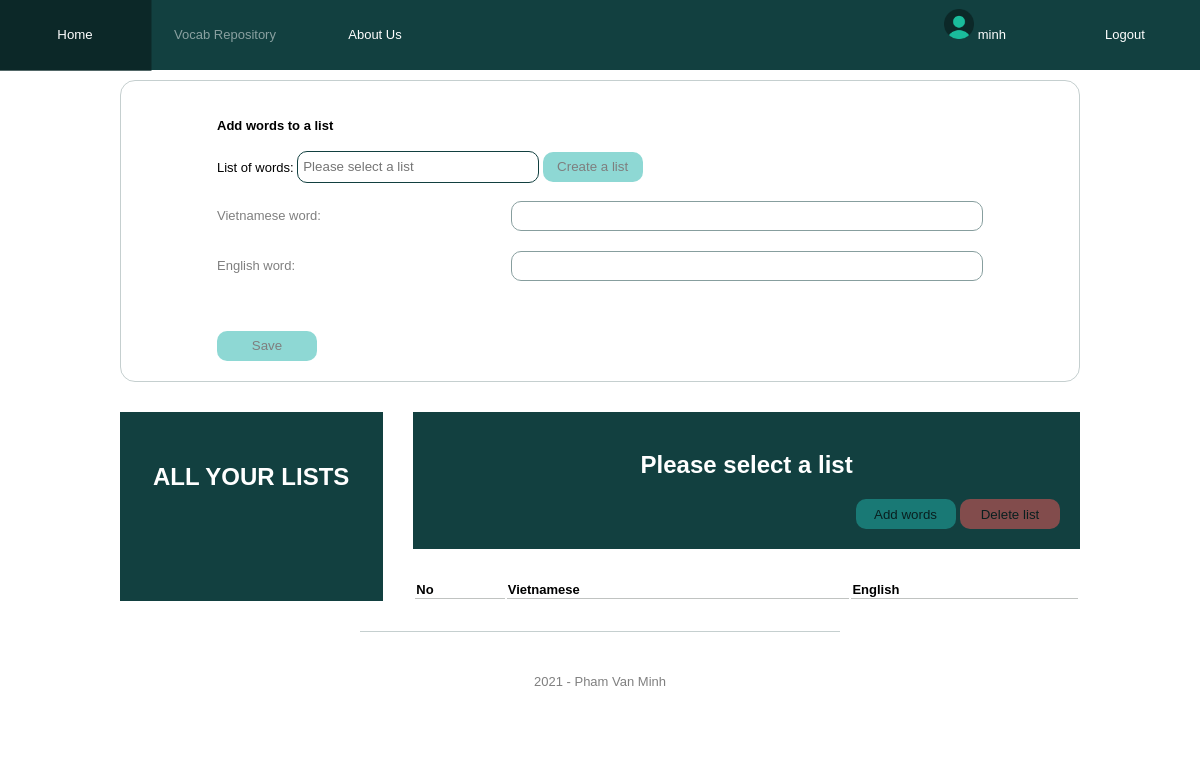
The app's page /vocab-repository (signed in), older data.
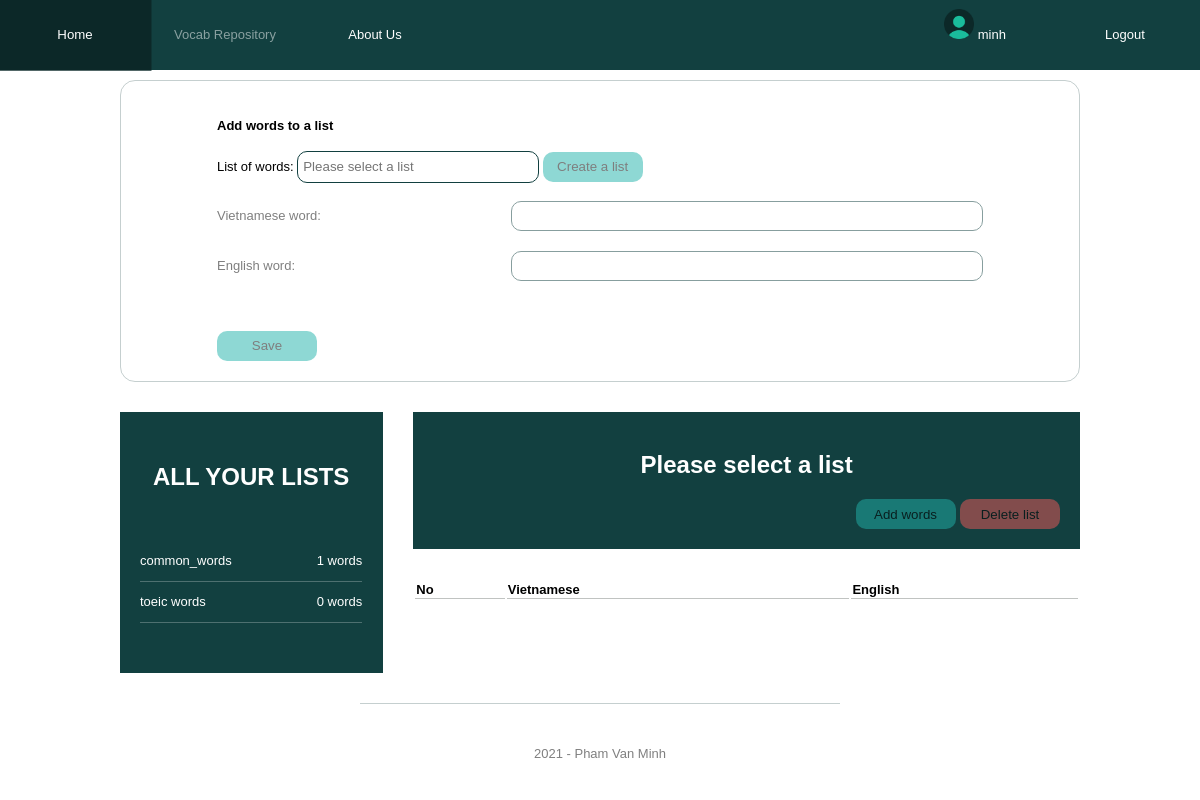
The same page, newer data.
### model/user.py (models this page shows, shortened)
class User(UserMixin, db.Model):
    __tablename__ = "user"
    user_id = db.Column(db.Integer, primary_key=True)
    username = db.Column(db.String(200), unique=True, nullable=False)
    password = db.Column(db.String(200), unique=True, nullable=False)
    inserted_time = db.Column(db.String(50), nullable=False)

### model/list.py (models this page shows, shortened)
class List(db.Model):
    __tablename__ = "list"
    list_id = db.Column(db.Integer, primary_key=True)
    list_name = db.Column(db.String(200), unique=True, nullable=False)
    list_and_viet = db.relationship('Viet', secondary=list_and_viet, lazy='subquery')
    def to_json(self):
        return ListSchema().dump(self)

### app.py (the view)
@app.route('/vocab-repository', methods=['GET'])
def vocab_repository_page():
    try:
        all_lists_with_num_viet = ListAction.get_all_lists_and_viet_words_quantity()
        return render_template(
            'vocab_repository.html',
            lists=all_lists_with_num_viet,
            page="vocab_repository_page"
        )
    except Exception as ex:
        logging.exception(ex)
        return {"erMsg": "Cannot render the page."}, 500

### action/list.py (called while the page is built)
    @staticmethod
    def get_all_lists_and_viet_words_quantity():
        all_lists = List.query.all()
        all_lists_with_num_viet = []
        for list_entity in all_lists:
            item = list_entity.to_json()
            item.update({
                "num_viets": len(list_entity.list_and_viet)
            })
            all_lists_with_num_viet.append(item)
        return all_lists_with_num_viet

### model/user.py (called while the page is built)
@login_manager.user_loader
def load_user(user_id):
    return User.query.filter_by(user_id=user_id).first()

### templates/vocab_repository.html (shortened to what this page needs)
{% extends 'base.html' %}
{% block head %}
  <link rel="stylesheet" href="{{ url_for('static', filename='css/vocab_repository.css') }}">
{% endblock %}
{% block content %}
    <div class="action-container">
        <h4>Add words to a list</h4>
        <div class="field">
            <label>List of words: </label>
            <input
                    id="list-of-word-lists"
                    placeholder="Please select a list"
                    list="list-of-lists"
                    name="list-of-word-lists"
                    class="list-of-word-lists"
                    autocomplete="off"
            >
            <button class="create-a-list-btn disabled">Create a list</button>
        </div>
        <div class="add-words-container disabled">
            <div class="field">
                <label>Vietnamese word: </label>
                <input id="viet-word" class="viet-word" type="text" name="viet-word"/><br>
            </div>
            <div class="field">
                <label>English word: </label>
                <input class="eng-word" type="text" name="eng-word"/><br>
            </div>
            <div class="field add-more-eng-word-field-container">
                <button class="add-more-eng-word-field"></button>
            </div>
            <div>
                <button class="create-words-btn">Save</button>
            </div>
        </div>
    </div>
    <div class="lists-container">
        <div class="content-of-lists-container">
            <div class="list-of-list-name">
                <h2>ALL YOUR LISTS</h2>
                {% for list in lists %}
                    <div class="a-list-value" list-id={{ list.list_id }} list-name={{ list.list_name }}>
                        <div class="list-name-value text-overflow-dot">
                            {{ list.list_name }}
                        </div>
                        <div class="viet-quanity-value text-overflow-dot">
                            {{ list.num_viets }} words
                        </div>
                    </div>
                {% endfor %}
            </div>
            <div class="list-content">
                <div class="header-content-of-a-list">
                    <h2>Please select a list</h2>
                    <div class="management-list-btn-container disabled">
                        <button class="add-words-btn" >Add words</button>
                        <button class="delete-list-btn" >Delete list</button>
                    </div>
                </div>
                <table class="list-content-table" style="width:100%">
                    <tr>
                        <th>No</th>
                        <th>Vietnamese</th>
                        <th>English</th>
                    </tr>
                </table>
            </div>
        </div>
    </div>
{% endblock %}

### templates/base.html (shortened to what this page needs)
<!DOCTYPE html>
<html lang="en">
<head>
    <link rel="stylesheet" href="{{ url_for('static', filename='css/base.css') }}">
    <link rel="stylesheet" href="{{ url_for('static', filename='css/dialog.css') }}">
    {% block head %}{% endblock %}
</head>
<body>
    <div class="menu">
        {% if page == "home_page" %}
            <a class="disabled" href="{{ url_for('home_page') }}">Home</a>
        {% else %}
            <a href="{{ url_for('home_page') }}">Home</a>
        {% endif %}
        {% if page == "vocab_repository_page" %}
            <a class="disabled" href="{{ url_for('vocab_repository_page') }}">Vocab Repository</a>
        {% else %}
            <a href="{{ url_for('vocab_repository_page') }}">Vocab Repository</a>
        {% endif %}
        {% if page == "about_us_page" %}
            <a class="disabled" href="#">About Us</a>
        {% else %}
            <a href="#">About Us</a>
        {% endif %}
        <div class="user-action">
            {% if current_user.is_authenticated %}
                <a href="{{ url_for('profile_page') }}">
                    <img class="img-account" src="/static/public/account.png">
                    {{ current_user.username }}
                </a>
                <a id="logout-btn">Logout</a>
            {% else %}
                <a class="register-action" data-modal="register-dialog">Register</a>
                <a class="login-action">Login</a>
            {% endif %}
        </div>
    </div>
    <div class="content">
        {% block content %}{% endblock %}
    </div>
    <footer>
        2021 - Pham Van Minh
    </footer>
</body>
</html>

### static/css/base.css (style rules this page uses)
:root { --element-header-size: 100px; --main-color: #124040; --dark-main-color: #0c2828; --rgba-dark-main-color-25: rgba(26,64,64,0.25); --rgba-dark-main-color-50: rgba(26,64,64,0.5); --error-color: #EB6057; --success-color: #59B987; --font-size-small: 13px; }
body { margin: 0; font-family: Arial, "Helvetica Neue", Helvetica, sans-serif; min-width: 600px; }
.content { margin: 0 10%; }
footer { font-size: var(--font-size-small); height: 100px; text-align: center; line-height: 100px; margin: 30px 30% 0 30%; border-top: 1px solid var(--rgba-dark-main-color-25); color:rgba(0, 0, 0, 0.5) }
.menu { height: 70px; background-color: var(--main-color); display: flex; color: white; line-height: 70px; font-size: var(--font-size-small); }
.menu a { color: inherit; display: block; width: 150px; text-align: center; transition: transform .2s; text-decoration: none; }
.menu div.user-action { display: flex; flex-grow: 2; justify-content: flex-end; }
.action-container { display: block; padding: 20px 10%; border: 1px solid var(--rgba-dark-main-color-25); border-radius: 15px; margin-top: 10px; font-size: var(--font-size-small); }
button { height: 30px; width: 100px; background-color: lightseagreen; border: none; border-radius: 10px; }
.disabled { pointer-events: none; opacity: 0.5; }
.text-overflow-dot { white-space: nowrap; overflow: hidden; text-overflow: ellipsis }
.field { margin-bottom: 20px; height: 30px; line-height: 30px; }
.img-account { height: 30px; width: 30px; }

### static/css/vocab_repository.css (style rules this page uses)
.add-words-container label { width: 30% }
.add-words-container input[type="text"] { float: right; width: 60%; height: calc(100% - 2px); border: 1px solid var(--main-color); border-radius: 10px; padding: 0 5px; margin: 0; }
.list-of-word-lists { border: 1px solid var(--main-color); border-radius: 10px; height: 30px; width: 30%; padding: 0 5px; }
.add-words-container button.add-more-eng-word-field { background: url('../public/add.png'); background-repeat: no-repeat; background-size: 100% 100%; -webkit-background-size: 100% 100%; -khtml-background-size: 100% 100%; -moz-background-size: 100% 100%; height: 30px; width: 30px; display: block; transition: transform .2s; }
.add-more-eng-word-field-container { height: 30px; padding: 0; padding-left: calc(40% - 12px); margin: 0; }
.lists-container { margin-top: 30px; padding: 0; text-align: center; }
.content-of-lists-container { display: flex; }
.list-of-list-name { background-color: var(--main-color); color: white; width: 25%; border: 0.1px solid var(--main-color); border-left: none; border-bottom: none; padding: 50px 20px; }
.list-of-list-name h2 { margin: 0; margin-bottom: 50px; }
.list-content { width: 75%; padding-left: 30px; }
.a-list-value { height: 40px; text-align: left; line-height: 40px; border-bottom: 1px solid rgba(255, 255, 255, 0.25); font-size: var(--font-size-small); display: flex; }
.list-name-value { width: 75%; }
.viet-quanity-value { width: 25%; text-align: right; }
.header-content-of-a-list { padding: 20px 20px; background-color: var(--main-color); color: white; margin-bottom: 30px; }
.list-content-table { text-align: left; font-size: var(--font-size-small); }
.list-content-table th { border-bottom: 1px solid rgba(6, 19, 8, 0.25); }
.management-list-btn-container { text-align: right; }
button.delete-list-btn { background-color: rgb(241, 88, 88); }

Row changes from the older to the newer data that the page shows:
added List: list_name "common_words", num_viets "1"
added List: list_name "toeic words", num_viets "0"
